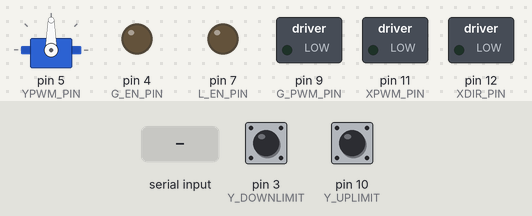
Simulated run of this sketch. Board: Arduino Uno, built with avr-gcc and run on an emulated ATmega328P. Parts: servo, switched loads named in the sketch (green lamp = pin HIGH), output pins drawn as LEDs (lit = HIGH). The inputs (shaded band) are chosen by the test bench; at power-on: pin 3 (Y_DOWNLIMIT) HIGH, pin 10 (Y_UPLIMIT) HIGH.

Above: at 1.2 s.
1.3 s: "90,45\n" received over Serial
At 1.7 s:
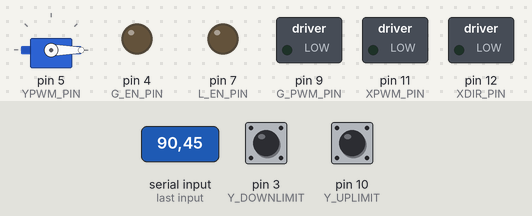
2.8 s: "200\n" received over Serial
At 4.0 s:
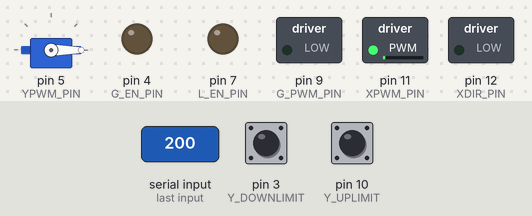
4.3 s: pin 3 (Y_DOWNLIMIT) pulled LOW for 0.15 s
At 5.1 s:
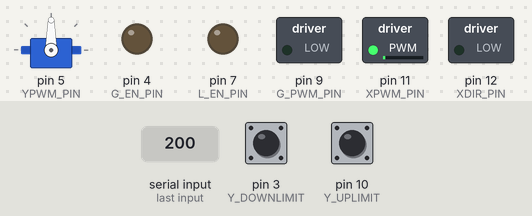
5.9 s: "r90\n" received over Serial
At 6.4 s:
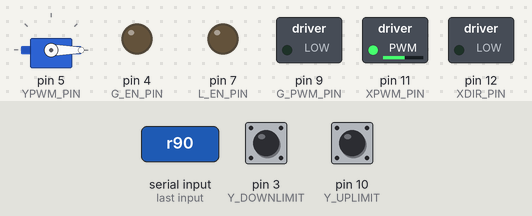
7.4 s: pin 3 (Y_DOWNLIMIT) pulled LOW for 1 s
At 8.7 s:
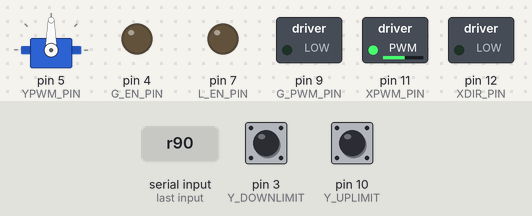
9.9 s: "5\n" received over Serial
At 10.6 s:
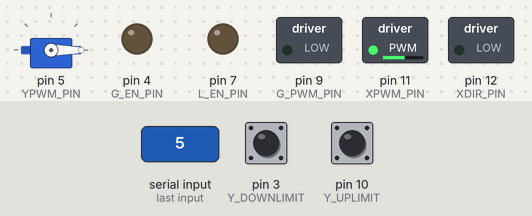
Timing chart, 0 to 12.4 s (numbered marks = the images above; inputs shaded):
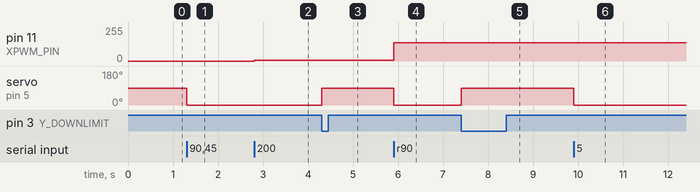

The sketch:

motorControllerUSB.ino
```cpp
/*
 * This program is ran on the arduino
 */

#include <string.h>
#include <Servo.h>

#define XPWM_PIN 11//X-axis motor speed
#define XDIR_PIN 12//X-axis motor direction
#define YPWM_PIN 5 //Y-axis servo pwm

#define G_PWM_PIN 9 //Gun pwm, might not need this
#define G_EN_PIN 4 //Gun enable
#define L_EN_PIN 7 //Light enable

//#define CAMFOC_PIN 10  //Camera Focus servo pwm
//#define CAMZOOM_PIN 3  //Camera Zoom  servo pwm
#define Y_DOWNLIMIT 3
#define Y_UPLIMIT 10

const byte numChars = 32;
char receivedChars[numChars];   //array to store the received data
boolean newData = false;

int xpwmSpeed = 0;
int ypwmSpeed = 90; //105-180-255 range in this servo
Servo yServo;

//Critique: It would probably be smarter to store all of these booleans bitshifted into an integer.
//          Then mask them out when needed.
boolean xdir = false;    //x motor direction
boolean genable = false; //gun enable
boolean lenable = false; //light enable
boolean lstrobo = false; //light strobo enable
boolean lstroboOut = false; //light strobo output

const long lstrobodelay = 28; //strobo timing
unsigned long lstrobotime = 0;


void setup() {
  Serial.begin(31250);
  pinMode(XPWM_PIN, OUTPUT);
  pinMode(XDIR_PIN, OUTPUT);
  pinMode(L_EN_PIN, OUTPUT);
  pinMode(G_EN_PIN, OUTPUT);
  pinMode(G_PWM_PIN, OUTPUT);
  analogWrite(XPWM_PIN, xpwmSpeed);
  yServo.attach(YPWM_PIN);
  yServo.write(ypwmSpeed);
  pinMode(Y_UPLIMIT, INPUT_PULLUP);
  pinMode(Y_DOWNLIMIT, INPUT_PULLUP);
}

void loop() {
  recvWithEndMarker();
  showNewData();
}

void recvWithEndMarker() {
  static byte ndx = 0;
  char endMarker = '\n';
  char rc;

  while (Serial.available() > 0 && newData == false)
  {
    rc = Serial.read();
    if (rc != endMarker)
    {
      receivedChars[ndx] = rc;
      ndx++;
      if (ndx >= numChars)
        ndx = numChars - 1;
    }
    else
    {
      ndx = 0;
      newData = true;
    }
  }

  analogWrite(XPWM_PIN, xpwmSpeed);
  if ((digitalRead(Y_UPLIMIT) == LOW && ypwmSpeed > 90) ||
      (digitalRead(Y_DOWNLIMIT) == LOW && ypwmSpeed < 90))
    ypwmSpeed = 90; //Limit hit, don't move further in that direction
  yServo.write(ypwmSpeed);
  digitalWrite(G_EN_PIN, genable);
  digitalWrite(G_PWM_PIN, genable);
  digitalWrite(XDIR_PIN, xdir);

  if (lstrobo == true) {
    unsigned long curtime = millis();
    if (curtime > lstrobotime + lstrobodelay) {
      lstroboOut = !lstroboOut;
      lstrobotime = curtime;
    }
    digitalWrite(L_EN_PIN, lstroboOut);
  }
  else
    digitalWrite(L_EN_PIN, lenable);
}

void showNewData() {
  if (newData == true)
  {
    //Critique: No reason for this to be a string, just send the data as an integer.
    char xpwmstr [4] = "000";
    xpwmstr[0] = receivedChars[1];
    xpwmstr[1] = receivedChars[2];
    xpwmstr[2] = receivedChars[3];
    xpwmSpeed = atoi(xpwmstr);

    char ypwmstr [4] = "090";
    ypwmstr[0] = receivedChars[6];
    ypwmstr[1] = receivedChars[7];
    ypwmstr[2] = receivedChars[8];
    ypwmSpeed = atoi(ypwmstr);

    char xdirc = receivedChars[5];
    xdir = (xdirc == 'r');

    char lenc = receivedChars[12];
    lenable = (lenc == 'e');
    lstrobo = (lenc == 's');

    char gen = receivedChars[9];
    genable = (gen == 'o');

    newData = false;
  }
}
```

Measured:
- after the input at 1.3 s, servo on pin 5 (YPWM_PIN): 90° → 0° at once
- after the input at 2.8 s, pin 11 (XPWM_PIN): 0/255 → 4/255 at once
- after the input at 4.3 s, servo on pin 5 (YPWM_PIN): 0° → 90° at once
- after the input at 5.9 s, pin 11 (XPWM_PIN): 4/255 → 136/255 at once; servo on pin 5 (YPWM_PIN): 90° → 0° at once
- after the input at 7.4 s, servo on pin 5 (YPWM_PIN): 0° → 90° at once
- after the input at 9.9 s, servo on pin 5 (YPWM_PIN): 90° → 0° at once
